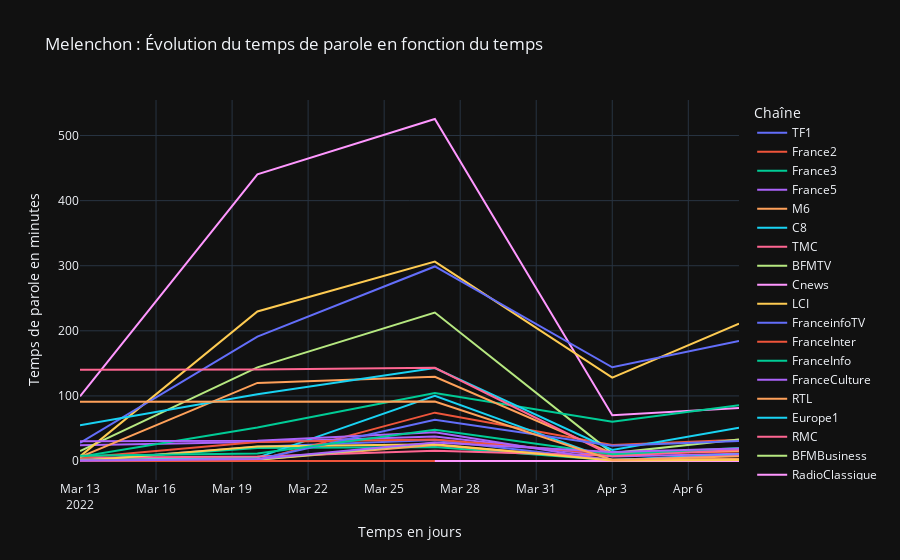

Notebook source saved alongside this figure:
### Code cell
px.line(df_melenchon, x='Période', y="Somme", color='Chaîne', labels={
    "Période": "Temps en jours",
    "Somme": "Temps de parole en minutes",
    "Chaîne": "Chaîne"
}, title="Melenchon : Évolution du temps de parole en fonction du temps")

### Figure 1 — Plotly figure (JSON) as saved in the notebook; plotly's stock layout.template omitted (floating-point values rounded to 4 significant figures)
{"data": [{"hovertemplate": "Chaîne=TF1<br>Temps en jours=%{x}<br>Temps de parole en minutes=%{y}<extra></extra>", "legendgroup": "TF1", "line": {"color": "#636efa", "dash": "solid"}, "marker": {"symbol": "circle"}, "mode": "lines", "name": "TF1", "orientation": "v", "showlegend": true, "x": ["2022-03-13T00:00:00", "2022-03-20T00:00:00", "2022-03-27T00:00:00", "2022-04-03T00:00:00", "2022-04-08T00:00:00"], "xaxis": "x", "y": [0.55, 21.8, 32.08, 0.75, 10.83], "yaxis": "y", "type": "scatter"}, {"hovertemplate": "Chaîne=France2<br>Temps en jours=%{x}<br>Temps de parole en minutes=%{y}<extra></extra>", "legendgroup": "France2", "line": {"color": "#EF553B", "dash": "solid"}, "marker": {"symbol": "circle"}, "mode": "lines", "name": "France2", "orientation": "v", "showlegend": true, "x": ["2022-03-13T00:00:00", "2022-03-20T00:00:00", "2022-03-27T00:00:00", "2022-04-03T00:00:00", "2022-04-08T00:00:00"], "xaxis": "x", "y": [0.4667, 1.2, 74.28, 24.63, 32.78], "yaxis": "y", "type": "scatter"}, {"hovertemplate": "Chaîne=France3<br>Temps en jours=%{x}<br>Temps de parole en minutes=%{y}<extra></extra>", "legendgroup": "France3", "line": {"color": "#00cc96", "dash": "solid"}, "marker": {"symbol": "circle"}, "mode": "lines", "name": "France3", "orientation": "v", "showlegend": true, "x": ["2022-03-13T00:00:00", "2022-03-20T00:00:00", "2022-03-27T00:00:00", "2022-04-03T00:00:00", "2022-04-08T00:00:00"], "xaxis": "x", "y": [0.8833, 19.98, 21.32, 1.083, 2.383], "yaxis": "y", "type": "scatter"}, {"hovertemplate": "Chaîne=France5<br>Temps en jours=%{x}<br>Temps de parole en minutes=%{y}<extra></extra>", "legendgroup": "France5", "line": {"color": "#ab63fa", "dash": "solid"}, "marker": {"symbol": "circle"}, "mode": "lines", "name": "France5", "orientation": "v", "showlegend": true, "x": ["2022-03-13T00:00:00", "2022-03-20T00:00:00", "2022-03-27T00:00:00", "2022-04-03T00:00:00", "2022-04-08T00:00:00"], "xaxis": "x", "y": [24.1, 29.23, 37.63, 7.1, 10.95], "yaxis": "y", "type": "scatter"}, {"hovertemplate": "Chaîne=M6<br>Temps en jours=%{x}<br>Temps de parole en minutes=%{y}<extra></extra>", "legendgroup": "M6", "line": {"color": "#FFA15A", "dash": "solid"}, "marker": {"symbol": "circle"}, "mode": "lines", "name": "M6", "orientation": "v", "showlegend": true, "x": ["2022-03-13T00:00:00", "2022-03-20T00:00:00", "2022-03-27T00:00:00", "2022-04-03T00:00:00", "2022-04-08T00:00:00"], "xaxis": "x", "y": [0.5, 2.017, 24.47, 2.4, 2.983], "yaxis": "y", "type": "scatter"}, {"hovertemplate": "Chaîne=C8<br>Temps en jours=%{x}<br>Temps de parole en minutes=%{y}<extra></extra>", "legendgroup": "C8", "line": {"color": "#19d3f3", "dash": "solid"}, "marker": {"symbol": "circle"}, "mode": "lines", "name": "C8", "orientation": "v", "showlegend": true, "x": ["2022-03-13T00:00:00", "2022-03-20T00:00:00", "2022-03-27T00:00:00", "2022-04-03T00:00:00", "2022-04-08T00:00:00"], "xaxis": "x", "y": [1.65, 5.25, 100.1, 1.367, 9.933], "yaxis": "y", "type": "scatter"}, {"hovertemplate": "Chaîne=TMC<br>Temps en jours=%{x}<br>Temps de parole en minutes=%{y}<extra></extra>", "legendgroup": "TMC", "line": {"color": "#FF6692", "dash": "solid"}, "marker": {"symbol": "circle"}, "mode": "lines", "name": "TMC", "orientation": "v", "showlegend": true, "x": ["2022-03-13T00:00:00", "2022-03-20T00:00:00", "2022-03-27T00:00:00", "2022-04-03T00:00:00", "2022-04-08T00:00:00"], "xaxis": "x", "y": [4.85, 7.033, 15.87, 8.017, 18.0], "yaxis": "y", "type": "scatter"}, {"hovertemplate": "Chaîne=BFMTV<br>Temps en jours=%{x}<br>Temps de parole en minutes=%{y}<extra></extra>", "legendgroup": "BFMTV", "line": {"color": "#B6E880", "dash": "solid"}, "marker": {"symbol": "circle"}, "mode": "lines", "name": "BFMTV", "orientation": "v", "showlegend": true, "x": ["2022-03-13T00:00:00", "2022-03-20T00:00:00", "2022-03-27T00:00:00", "2022-04-03T00:00:00", "2022-04-08T00:00:00"], "xaxis": "x", "y": [15.38, 143.8, 228.0, 12.13, 33.22], "yaxis": "y", "type": "scatter"}, {"hovertemplate": "Chaîne=Cnews<br>Temps en jours=%{x}<br>Temps de parole en minutes=%{y}<extra></extra>", "legendgroup": "Cnews", "line": {"color": "#FF97FF", "dash": "solid"}, "marker": {"symbol": "circle"}, "mode": "lines", "name": "Cnews", "orientation": "v", "showlegend": true, "x": ["2022-03-13T00:00:00", "2022-03-20T00:00:00", "2022-03-27T00:00:00", "2022-04-03T00:00:00", "2022-04-08T00:00:00"], "xaxis": "x", "y": [99.3, 440.3, 525.4, 70.38, 81.38], "yaxis": "y", "type": "scatter"}, {"hovertemplate": "Chaîne=LCI<br>Temps en jours=%{x}<br>Temps de parole en minutes=%{y}<extra></extra>", "legendgroup": "LCI", "line": {"color": "#FECB52", "dash": "solid"}, "marker": {"symbol": "circle"}, "mode": "lines", "name": "LCI", "orientation": "v", "showlegend": true, "x": ["2022-03-13T00:00:00", "2022-03-20T00:00:00", "2022-03-27T00:00:00", "2022-04-03T00:00:00", "2022-04-08T00:00:00"], "xaxis": "x", "y": [7.1, 229.7, 306.4, 128.2, 211.1], "yaxis": "y", "type": "scatter"}, {"hovertemplate": "Chaîne=FranceinfoTV<br>Temps en jours=%{x}<br>Temps de parole en minutes=%{y}<extra></extra>", "legendgroup": "FranceinfoTV", "line": {"color": "#636efa", "dash": "solid"}, "marker": {"symbol": "circle"}, "mode": "lines", "name": "FranceinfoTV", "orientation": "v", "showlegend": true, "x": ["2022-03-13T00:00:00", "2022-03-20T00:00:00", "2022-03-27T00:00:00", "2022-04-03T00:00:00", "2022-04-08T00:00:00"], "xaxis": "x", "y": [27.63, 191.1, 298.9, 143.9, 184.3], "yaxis": "y", "type": "scatter"}, {"hovertemplate": "Chaîne=FranceInter<br>Temps en jours=%{x}<br>Temps de parole en minutes=%{y}<extra></extra>", "legendgroup": "FranceInter", "line": {"color": "#EF553B", "dash": "solid"}, "marker": {"symbol": "circle"}, "mode": "lines", "name": "FranceInter", "orientation": "v", "showlegend": true, "x": ["2022-03-13T00:00:00", "2022-03-20T00:00:00", "2022-03-27T00:00:00", "2022-04-03T00:00:00", "2022-04-08T00:00:00"], "xaxis": "x", "y": [5.083, 29.35, 32.85, 10.77, 14.42], "yaxis": "y", "type": "scatter"}, {"hovertemplate": "Chaîne=FranceInfo<br>Temps en jours=%{x}<br>Temps de parole en minutes=%{y}<extra></extra>", "legendgroup": "FranceInfo", "line": {"color": "#00cc96", "dash": "solid"}, "marker": {"symbol": "circle"}, "mode": "lines", "name": "FranceInfo", "orientation": "v", "showlegend": true, "x": ["2022-03-13T00:00:00", "2022-03-20T00:00:00", "2022-03-27T00:00:00", "2022-04-03T00:00:00", "2022-04-08T00:00:00"], "xaxis": "x", "y": [6.65, 51.35, 104.4, 60.45, 85.72], "yaxis": "y", "type": "scatter"}, {"hovertemplate": "Chaîne=FranceCulture<br>Temps en jours=%{x}<br>Temps de parole en minutes=%{y}<extra></extra>", "legendgroup": "FranceCulture", "line": {"color": "#ab63fa", "dash": "solid"}, "marker": {"symbol": "circle"}, "mode": "lines", "name": "FranceCulture", "orientation": "v", "showlegend": true, "x": ["2022-03-13T00:00:00", "2022-03-20T00:00:00", "2022-03-27T00:00:00", "2022-04-03T00:00:00", "2022-04-08T00:00:00"], "xaxis": "x", "y": [30.52, 31.27, 44.08, 0.45, 9.1], "yaxis": "y", "type": "scatter"}, {"hovertemplate": "Chaîne=RTL<br>Temps en jours=%{x}<br>Temps de parole en minutes=%{y}<extra></extra>", "legendgroup": "RTL", "line": {"color": "#FFA15A", "dash": "solid"}, "marker": {"symbol": "circle"}, "mode": "lines", "name": "RTL", "orientation": "v", "showlegend": true, "x": ["2022-03-13T00:00:00", "2022-03-20T00:00:00", "2022-03-27T00:00:00", "2022-04-03T00:00:00", "2022-04-08T00:00:00"], "xaxis": "x", "y": [6.133, 119.9, 129.3, 11.65, 15.42], "yaxis": "y", "type": "scatter"}, {"hovertemplate": "Chaîne=Europe1<br>Temps en jours=%{x}<br>Temps de parole en minutes=%{y}<extra></extra>", "legendgroup": "Europe1", "line": {"color": "#19d3f3", "dash": "solid"}, "marker": {"symbol": "circle"}, "mode": "lines", "name": "Europe1", "orientation": "v", "showlegend": true, "x": ["2022-03-13T00:00:00", "2022-03-20T00:00:00", "2022-03-27T00:00:00", "2022-04-03T00:00:00", "2022-04-08T00:00:00"], "xaxis": "x", "y": [55.03, 102.5, 142.7, 17.08, 51.02], "yaxis": "y", "type": "scatter"}, {"hovertemplate": "Chaîne=RMC<br>Temps en jours=%{x}<br>Temps de parole en minutes=%{y}<extra></extra>", "legendgroup": "RMC", "line": {"color": "#FF6692", "dash": "solid"}, "marker": {"symbol": "circle"}, "mode": "lines", "name": "RMC", "orientation": "v", "showlegend": true, "x": ["2022-03-13T00:00:00", "2022-03-20T00:00:00", "2022-03-27T00:00:00", "2022-04-03T00:00:00", "2022-04-08T00:00:00"], "xaxis": "x", "y": [140.1, 140.4, 143.2, 8.25, 17.13], "yaxis": "y", "type": "scatter"}, {"hovertemplate": "Chaîne=BFMBusiness<br>Temps en jours=%{x}<br>Temps de parole en minutes=%{y}<extra></extra>", "legendgroup": "BFMBusiness", "line": {"color": "#B6E880", "dash": "solid"}, "marker": {"symbol": "circle"}, "mode": "lines", "name": "BFMBusiness", "orientation": "v", "showlegend": true, "x": ["2022-03-13T00:00:00", "2022-03-20T00:00:00", "2022-03-27T00:00:00"], "xaxis": "x", "y": [2.083, 2.083, 27.47], "yaxis": "y", "type": "scatter"}, {"hovertemplate": "Chaîne=RadioClassique<br>Temps en jours=%{x}<br>Temps de parole en minutes=%{y}<extra></extra>", "legendgroup": "RadioClassique", "line": {"color": "#FF97FF", "dash": "solid"}, "marker": {"symbol": "circle"}, "mode": "lines", "name": "RadioClassique", "orientation": "v", "showlegend": true, "x": ["2022-03-13T00:00:00", "2022-03-20T00:00:00", "2022-03-27T00:00:00", "2022-04-03T00:00:00", "2022-04-08T00:00:00"], "xaxis": "x", "y": [0.0, 0.0, 0.0, 0.0, 0.0], "yaxis": "y", "type": "scatter"}, {"hovertemplate": "Chaîne=SudRadio<br>Temps en jours=%{x}<br>Temps de parole en minutes=%{y}<extra></extra>", "legendgroup": "SudRadio", "line": {"color": "#FECB52", "dash": "solid"}, "marker": {"symbol": "circle"}, "mode": "lines", "name": "SudRadio", "orientation": "v", "showlegend": true, "x": ["2022-03-13T00:00:00", "2022-03-20T00:00:00", "2022-03-27T00:00:00", "2022-04-03T00:00:00", "2022-04-08T00:00:00"], "xaxis": "x", "y": [0.0, 22.47, 25.72, 0.7667, 1.667], "yaxis": "y", "type": "scatter"}, {"hovertemplate": "Chaîne=TV5Monde<br>Temps en jours=%{x}<br>Temps de parole en minutes=%{y}<extra></extra>", "legendgroup": "TV5Monde", "line": {"color": "#636efa", "dash": "solid"}, "marker": {"symbol": "circle"}, "mode": "lines", "name": "TV5Monde", "orientation": "v", "showlegend": true, "x": ["2022-03-13T00:00:00", "2022-03-20T00:00:00", "2022-03-27T00:00:00", "2022-04-03T00:00:00", "2022-04-08T00:00:00"], "xaxis": "x", "y": [0.6167, 2.15, 63.33, 23.4, 30.82], "yaxis": "y", "type": "scatter"}, {"hovertemplate": "Chaîne=Euronews<br>Temps en jours=%{x}<br>Temps de parole en minutes=%{y}<extra></extra>", "legendgroup": "Euronews", "line": {"color": "#EF553B", "dash": "solid"}, "marker": {"symbol": "circle"}, "mode": "lines", "name": "Euronews", "orientation": "v", "showlegend": true, "x": ["2022-03-13T00:00:00", "2022-03-20T00:00:00", "2022-03-27T00:00:00"], "xaxis": "x", "y": [0.0, 0.0, 0.0], "yaxis": "y", "type": "scatter"}, {"hovertemplate": "Chaîne=RFI<br>Temps en jours=%{x}<br>Temps de parole en minutes=%{y}<extra></extra>", "legendgroup": "RFI", "line": {"color": "#00cc96", "dash": "solid"}, "marker": {"symbol": "circle"}, "mode": "lines", "name": "RFI", "orientation": "v", "showlegend": true, "x": ["2022-03-13T00:00:00", "2022-03-20T00:00:00", "2022-03-27T00:00:00", "2022-04-03T00:00:00", "2022-04-08T00:00:00"], "xaxis": "x", "y": [8.0, 11.35, 48.15, 10.42, 20.02], "yaxis": "y", "type": "scatter"}, {"hovertemplate": "Chaîne=France24<br>Temps en jours=%{x}<br>Temps de parole en minutes=%{y}<extra></extra>", "legendgroup": "France24", "line": {"color": "#ab63fa", "dash": "solid"}, "marker": {"symbol": "circle"}, "mode": "lines", "name": "France24", "orientation": "v", "showlegend": true, "x": ["2022-03-13T00:00:00", "2022-03-20T00:00:00", "2022-03-27T00:00:00", "2022-04-03T00:00:00", "2022-04-08T00:00:00"], "xaxis": "x", "y": [0.2667, 3.1, 28.57, 13.73, 19.3], "yaxis": "y", "type": "scatter"}, {"hovertemplate": "Chaîne=RMC Story<br>Temps en jours=%{x}<br>Temps de parole en minutes=%{y}<extra></extra>", "legendgroup": "RMC Story", "line": {"color": "#FFA15A", "dash": "solid"}, "marker": {"symbol": "circle"}, "mode": "lines", "name": "RMC Story", "orientation": "v", "showlegend": true, "x": ["2022-03-13T00:00:00", "2022-03-20T00:00:00", "2022-03-27T00:00:00", "2022-04-03T00:00:00", "2022-04-08T00:00:00"], "xaxis": "x", "y": [91.17, 91.33, 91.33, 1.7, 7.4], "yaxis": "y", "type": "scatter"}, {"hovertemplate": "Chaîne=RMCDecouverte<br>Temps en jours=%{x}<br>Temps de parole en minutes=%{y}<extra></extra>", "legendgroup": "RMCDecouverte", "line": {"color": "#19d3f3", "dash": "solid"}, "marker": {"symbol": "circle"}, "mode": "lines", "name": "RMCDecouverte", "orientation": "v", "showlegend": true, "x": ["2022-03-27T00:00:00"], "xaxis": "x", "y": [0.0], "yaxis": "y", "type": "scatter"}], "layout": {"xaxis": {"anchor": "y", "domain": [0.0, 1.0], "title": {"text": "Temps en jours"}}, "yaxis": {"anchor": "x", "domain": [0.0, 1.0], "title": {"text": "Temps de parole en minutes"}}, "legend": {"title": {"text": "Chaîne"}, "tracegroupgap": 0}, "title": {"text": "Melenchon : Évolution du temps de parole en fonction du temps"}}}
